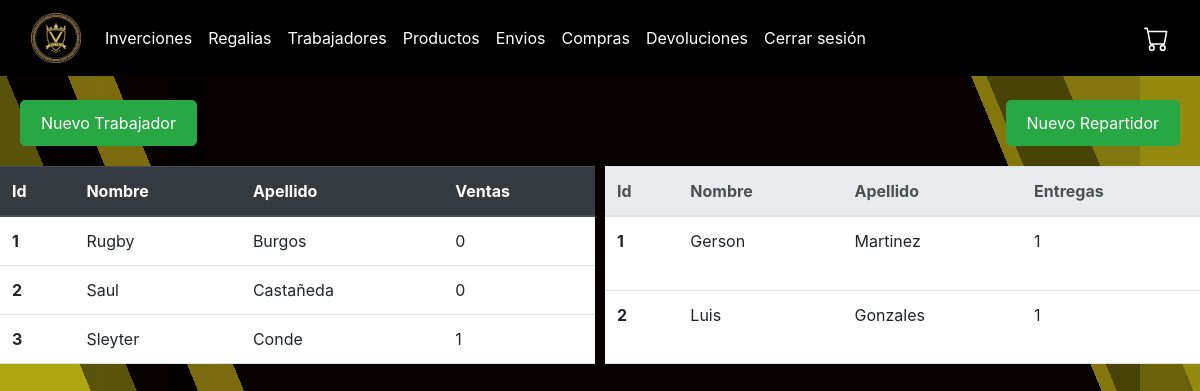
/trabajadores (signed in), run on an earlier commit of the app's database.
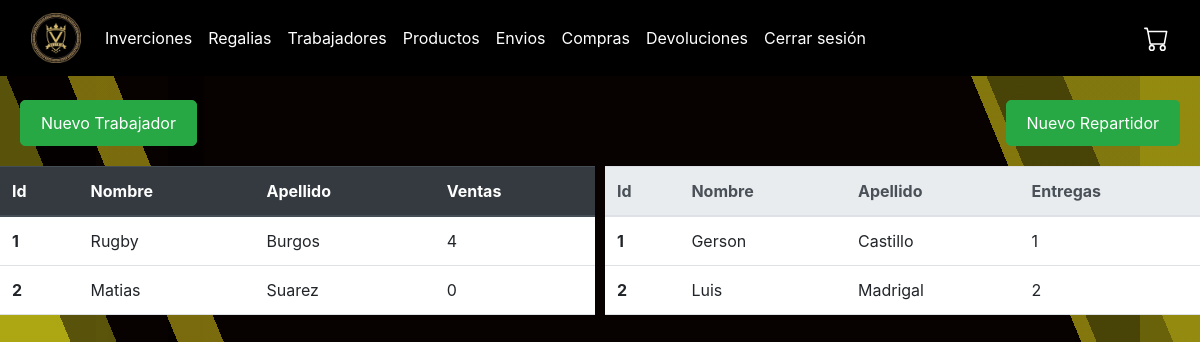
And on a later commit of the database.
### plus/models.py (models this page shows, shortened)
class Trabajador(models.Model):
    user = models.OneToOneField(User, on_delete=models.CASCADE, null=True, blank=True)
    nombre = models.CharField(max_length=50)
    apellido = models.CharField(max_length=50)
    telefono = models.CharField(max_length=8)
    cedula = models.CharField(max_length=25)
    fecha_nacimiento = models.DateField()

class Repartidor(models.Model):
    nombre = models.CharField(max_length=50)
    apellido = models.CharField(max_length=50)
    telefono = models.CharField(max_length=8)
    cedula = models.CharField(max_length=25)
    matricula = models.CharField(max_length=25)

### plus/views.py (the view)
# urls.py: path("trabajadores",views.trabajadores,name="trabajadores"),
@staff_required
def trabajadores(request):
    trabajadores_con_compras = Trabajador.objects.annotate(num_compras=Count('compra'))
    repartidores_con_envios = Repartidor.objects.annotate(num_envios=Count('envio'))
    context = {
    'trabajadores': trabajadores_con_compras,
    'repartidores': repartidores_con_envios,
    }
    return render(request,"plus/administracion/Trabajadores.html", context)

### plus/views.py (called while the page is built)
def is_staff_user(user):
    return user.is_staff

### plus/templates/plus/administracion/Trabajadores.html (shortened to what this page needs)
{% extends "plus/administracion/layout.html" %}
{% block body %}
<div style="display: flex; flex-direction: column; gap: 10px;">
    {% if  user.is_superuser %}
    <div style="display: flex; justify-content: space-between; margin-bottom: 10px;">
        <a href="{% url 'registerr' %}">
            <button style="padding: 10px 20px; font-size: 16px; border-radius: 5px; margin-left: 20px;" class="btn btn-success">Nuevo Trabajador</button>
        </a>
        <a href="{% url 'Newrepartidor' %}">
            <button style="padding: 10px 20px; font-size: 16px; border-radius: 5px; margin-right: 20px;" class="btn btn-success">Nuevo Repartidor</button>
        </a>
    </div>
    {% endif %}
    <div style="display: flex; gap: 10px; flex-grow: 1;">
        <table style="flex: 1;" class="table">
            <thead class="thead-dark">
                <tr>
                    <th scope="col">Id</th>
                    <th scope="col">Nombre</th>
                    <th scope="col">Apellido</th>
                    <th scope="col">Ventas</th>
                </tr>
            </thead>
            <tbody>
                {% for trabajador in trabajadores %}
                <tr>
                    <th scope="row">{{ trabajador.id }}</th>
                    <td>{{ trabajador.nombre }}</td>
                    <td>{{ trabajador.apellido }}</td>
                    <td>{{ trabajador.num_compras }}</td>
                </tr>
                {% endfor %}
            </tbody>
        </table>
        <table style="flex: 1;" class="table">
            <thead class="thead-light">
                <tr>
                    <th scope="col">Id</th>
                    <th scope="col">Nombre</th>
                    <th scope="col">Apellido</th>
                    <th scope="col">Entregas</th>
                </tr>
            </thead>
            <tbody>
                {% for repartidor in repartidores %}
                <tr>
                    <th scope="row">{{ repartidor.id }}</th>
                    <td>{{ repartidor.nombre }}</td>
                    <td>{{ repartidor.apellido }}</td>
                    <td>{{ repartidor.num_envios }}</td>
                </tr>
                {% endfor %}
            </tbody>
        </table>
    </div>
</div>
{% endblock %}

What changed in the data, as far as the page shows it:
removed Trabajador: id "3", nombre "Sleyter", apellido "Conde", num_compras "1"
computed for Trabajador "Rugby": num_compras "0" → "4"
changed Trabajador id 2: nombre "Saul" → "Matias"; apellido "Castañeda" → "Suarez"
changed Repartidor "Gerson": apellido "Martinez" → "Castillo"
changed Repartidor "Luis": apellido "Gonzales" → "Madrigal"; num_envios "1" → "2"
